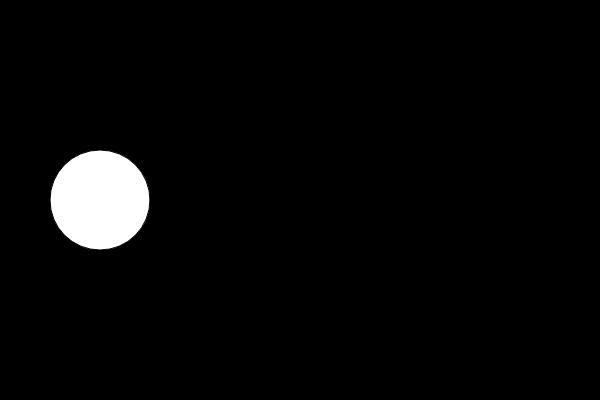
Frame 1 (no input)
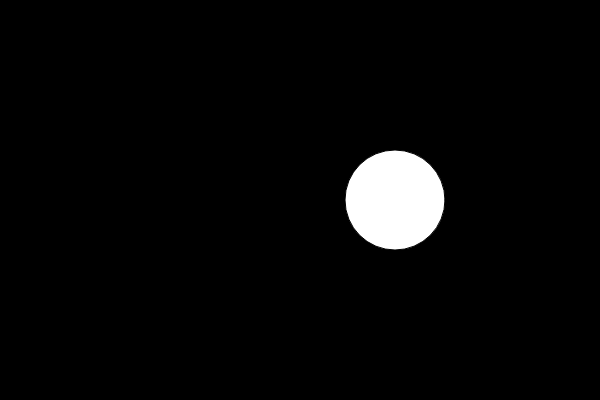
Frame 60 (no input)
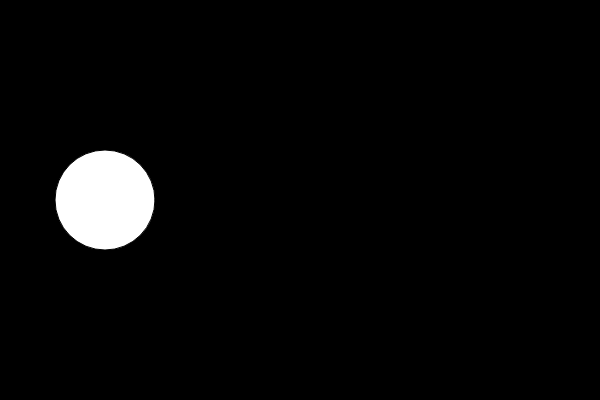
Frame 120 (the mouse pressed at the canvas centre since frame 60)

The p5.js sketch that drew these frames (run headless with seeded random() and noise() and a simulated clock; from frame 60 on, the mouse is pressed at the canvas centre):

// p5.js sketch
// ── sketch.js

var x = 100;
var speed = 5;

function setup() {
  createCanvas(600, 400);
}

function draw() {
  background(0);
  ellipse(x,200,100,100);
  x = x + speed;
}

function mousePressed() {
  speed = -5;
}
